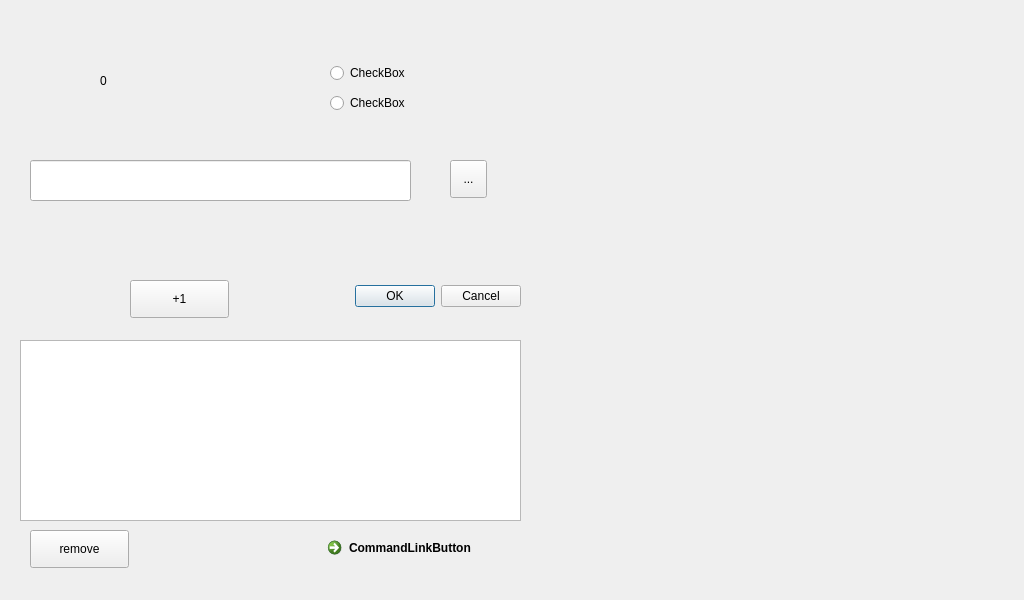
<?xml version="1.0" encoding="UTF-8"?>
<ui version="4.0">
 <class>Fenster</class>
 <widget class="QDialog" name="Fenster">
  <property name="geometry">
   <rect>
    <x>0</x>
    <y>0</y>
    <width>1024</width>
    <height>600</height>
   </rect>
  </property>
  <property name="acceptDrops">
   <bool>true</bool>
  </property>
  <property name="windowTitle">
   <string>Dialog</string>
  </property>
  <widget class="QDialogButtonBox" name="buttonBox">
   <property name="geometry">
    <rect>
     <x>180</x>
     <y>280</y>
     <width>341</width>
     <height>32</height>
    </rect>
   </property>
   <property name="orientation">
    <enum>Qt::Horizontal</enum>
   </property>
   <property name="standardButtons">
    <set>QDialogButtonBox::Cancel|QDialogButtonBox::Ok</set>
   </property>
  </widget>
  <widget class="QRadioButton" name="radioButton">
   <property name="geometry">
    <rect>
     <x>330</x>
     <y>60</y>
     <width>97</width>
     <height>26</height>
    </rect>
   </property>
   <property name="text">
    <string>CheckBox</string>
   </property>
  </widget>
  <widget class="QRadioButton" name="radioButton_2">
   <property name="geometry">
    <rect>
     <x>330</x>
     <y>90</y>
     <width>97</width>
     <height>26</height>
    </rect>
   </property>
   <property name="text">
    <string>CheckBox</string>
   </property>
  </widget>
  <widget class="QLineEdit" name="lineEdit">
   <property name="geometry">
    <rect>
     <x>30</x>
     <y>160</y>
     <width>381</width>
     <height>41</height>
    </rect>
   </property>
   <property name="acceptDrops">
    <bool>true</bool>
   </property>
  </widget>
  <widget class="QLabel" name="number">
   <property name="geometry">
    <rect>
     <x>100</x>
     <y>70</y>
     <width>111</width>
     <height>22</height>
    </rect>
   </property>
   <property name="text">
    <string>0</string>
   </property>
  </widget>
  <widget class="QToolButton" name="toolButton">
   <property name="geometry">
    <rect>
     <x>450</x>
     <y>160</y>
     <width>37</width>
     <height>38</height>
    </rect>
   </property>
   <property name="text">
    <string>...</string>
   </property>
  </widget>
  <widget class="QPushButton" name="addieren">
   <property name="geometry">
    <rect>
     <x>130</x>
     <y>280</y>
     <width>99</width>
     <height>38</height>
    </rect>
   </property>
   <property name="cursor">
    <cursorShape>ArrowCursor</cursorShape>
   </property>
   <property name="text">
    <string>+1</string>
   </property>
   <property name="flat">
    <bool>false</bool>
   </property>
  </widget>
  <widget class="QCommandLinkButton" name="commandLinkButton">
   <property name="geometry">
    <rect>
     <x>320</x>
     <y>530</y>
     <width>191</width>
     <height>41</height>
    </rect>
   </property>
   <property name="text">
    <string>CommandLinkButton</string>
   </property>
  </widget>
  <widget class="QListWidget" name="listWidget">
   <property name="enabled">
    <bool>true</bool>
   </property>
   <property name="geometry">
    <rect>
     <x>20</x>
     <y>340</y>
     <width>501</width>
     <height>181</height>
    </rect>
   </property>
   <property name="acceptDrops">
    <bool>true</bool>
   </property>
   <property name="dragEnabled">
    <bool>true</bool>
   </property>
   <property name="dragDropOverwriteMode">
    <bool>true</bool>
   </property>
   <property name="dragDropMode">
    <enum>QAbstractItemView::DragDrop</enum>
   </property>
   <property name="defaultDropAction">
    <enum>Qt::CopyAction</enum>
   </property>
  </widget>
  <widget class="QPushButton" name="removeList">
   <property name="geometry">
    <rect>
     <x>30</x>
     <y>530</y>
     <width>99</width>
     <height>38</height>
    </rect>
   </property>
   <property name="text">
    <string>remove</string>
   </property>
  </widget>
 </widget>
 <tabstops>
  <tabstop>radioButton</tabstop>
  <tabstop>radioButton_2</tabstop>
  <tabstop>toolButton</tabstop>
  <tabstop>lineEdit</tabstop>
  <tabstop>addieren</tabstop>
  <tabstop>listWidget</tabstop>
  <tabstop>removeList</tabstop>
  <tabstop>commandLinkButton</tabstop>
 </tabstops>
 <resources/>
 <connections>
  <connection>
   <sender>buttonBox</sender>
   <signal>accepted()</signal>
   <receiver>Fenster</receiver>
   <slot>accept()</slot>
   <hints>
    <hint type="sourcelabel">
     <x>248</x>
     <y>254</y>
    </hint>
    <hint type="destinationlabel">
     <x>157</x>
     <y>274</y>
    </hint>
   </hints>
  </connection>
  <connection>
   <sender>buttonBox</sender>
   <signal>rejected()</signal>
   <receiver>Fenster</receiver>
   <slot>reject()</slot>
   <hints>
    <hint type="sourcelabel">
     <x>316</x>
     <y>260</y>
    </hint>
    <hint type="destinationlabel">
     <x>286</x>
     <y>274</y>
    </hint>
   </hints>
  </connection>
  <connection>
   <sender>removeList</sender>
   <signal>clicked()</signal>
   <receiver>listWidget</receiver>
   <slot>clear()</slot>
   <hints>
    <hint type="sourcelabel">
     <x>79</x>
     <y>548</y>
    </hint>
    <hint type="destinationlabel">
     <x>270</x>
     <y>430</y>
    </hint>
   </hints>
  </connection>
 </connections>
</ui>
